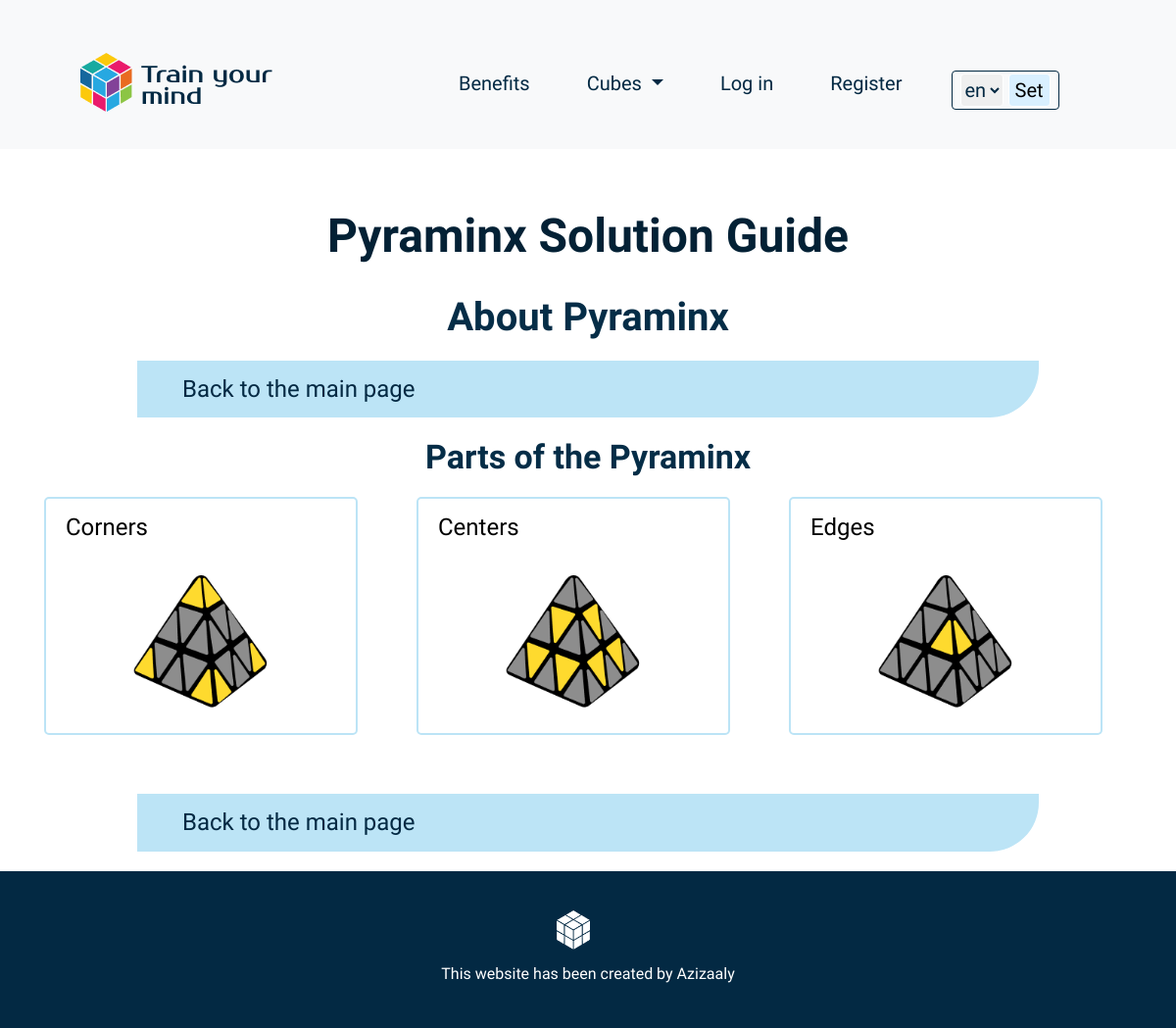
Page /about/2/ on the earlier database version.
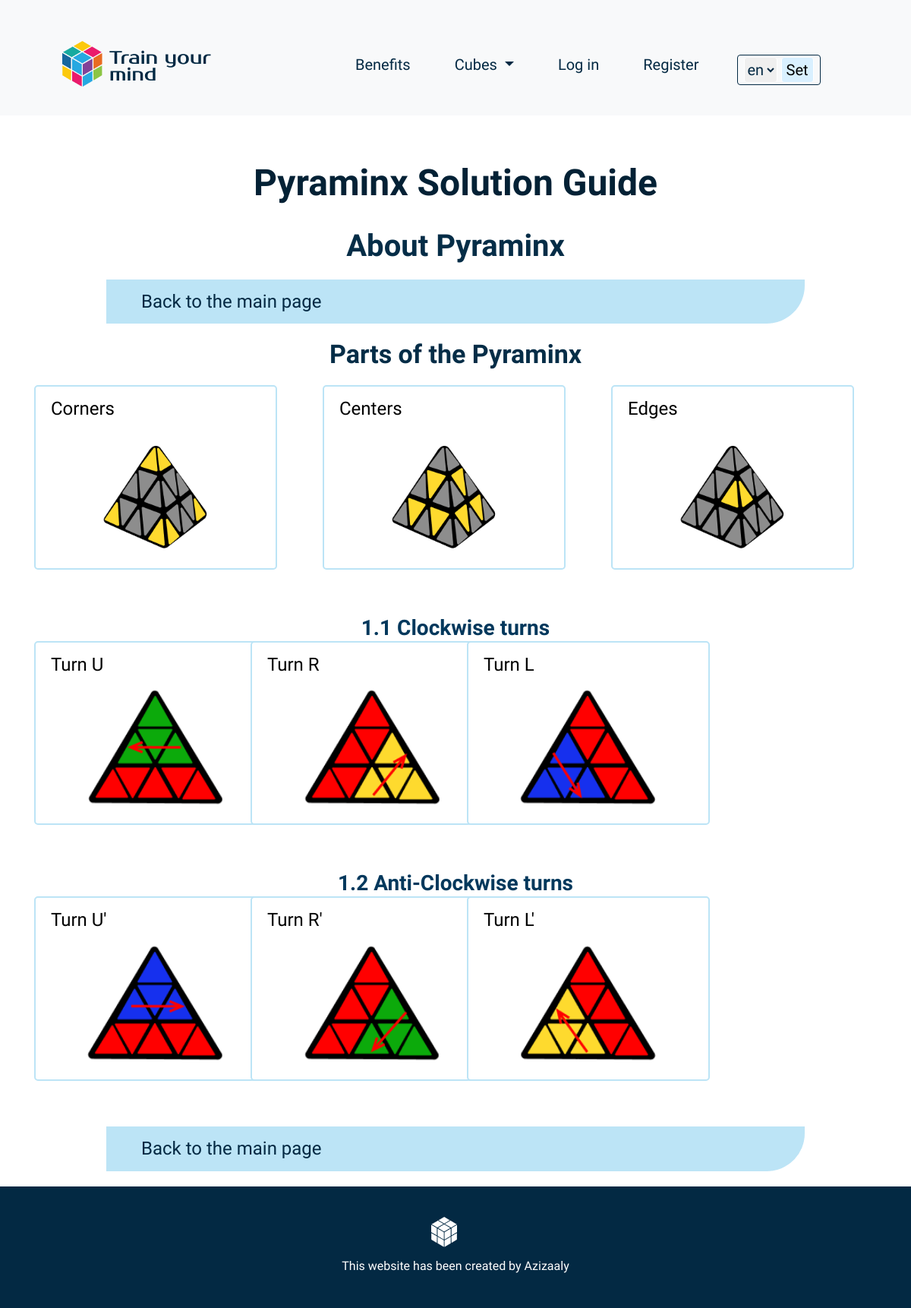
Same page on the later database version.
### cubic/models.py (models this page shows, shortened)
class Cubes(models.Model):
    name_en = models.CharField(max_length=100)
    text_en = models.TextField(null=True, blank=True)
    congra_text_en = models.TextField(null=True, blank=True)
    name_uz = models.CharField(max_length=100)
    text_uz = models.TextField(null=True, blank=True)
    congra_text_uz = models.TextField(null=True, blank=True)

class PartsOfCube(models.Model):
    cube = models.ForeignKey(Cubes, related_name="parts_of_cube", on_delete=models.CASCADE)
    img = models.ImageField(upload_to='rubics_cube/parts_of_cube')
    name_en = models.CharField(max_length=100)
    extra_text_en = models.TextField(null=True, blank=True)
    name_uz = models.CharField(max_length=100)
    extra_text_uz = models.TextField(null=True, blank=True)

class AboutBox(models.Model):
    about = models.ForeignKey(MainAboutBox, related_name="about_box", on_delete=models.CASCADE, null=True, blank=True)
    saved = models.ManyToManyField(User, related_name="saved_about_box", blank=True)
    name_en = models.CharField(max_length=100)
    extra_text_en = models.TextField(null=True, blank=True)
    name_uz = models.CharField(max_length=100)
    extra_text_uz = models.TextField(null=True, blank=True)

class AboutCard(models.Model):
    about_box = models.ForeignKey(AboutBox, related_name="about_cards", on_delete=models.CASCADE)
    img = models.ImageField(upload_to='cubes/about')
    name_en = models.CharField(max_length=100)
    extra_text_en = models.TextField(null=True, blank=True)
    name_uz = models.CharField(max_length=100)
    extra_text_uz = models.TextField(null=True, blank=True)

### cubic/views.py (the view)
# urls.py: path("about/<int:pk>/", views.AboutDetailView.as_view(), name="cube-about"),
class AboutDetailView(DetailView):
    model = About
    template_name = "cubic/about.html"
    context_object_name = "about"
    def get_context_data(self, *args, **kwargs):
        context = super(AboutDetailView, self).get_context_data(*args, **kwargs)
        about = get_object_or_404(About, id=self.kwargs['pk'])
        cube = about.cube
        cubes = Cubes.objects.all()
        context["cubes"] = cubes
        context["cube"] = cube
        return context

### cubic/templates/cubic/about.html (shortened to what this page needs)
{% extends "cubic/layout.html" %}
{% load i18n %}
{% load static %}
{% block body %}
<header class="header">
    <div class="container">
        <div class="row">
            <div class="col-lg-12">
                <div class="process">
                    <h1>
                        {% get_current_language as LANGUAGE_CODE %}
                        {% if LANGUAGE_CODE == 'uz' %}
                            {{cube.name_uz}} bo`yicha qo`llanma
                        {% else %}
                            {{cube.name_en}} Solution Guide
                        {% endif %}
                    </h1>
                    <h2 class="step_name">
                        {% if LANGUAGE_CODE == 'uz' %}
                            {{cube.name_uz}} haqida
                        {% else %}
                            About {{cube.name_en}}
                        {% endif %}
                    </h2>
                </div>
            </div>
        </div>
        <div class="row">
            <div class="col-lg-10 col-10 m-auto">
                <a class="step-title" href="{% url 'cube-detail' cube.id %}">
                    <div class="step__box d-flex">
                        <h4 class="step__box__name">
                            {% if LANGUAGE_CODE == 'uz' %}
                                Asosiy sahifaga
                            {% else %}
                                Back to the main page
                            {% endif %}
                        </h4>
                    </div>
                </a>
            </div>
        </div>
    </div>
</header>
<section class="steps">
    <div class="container">
        <div class="row">
            <div class="col-lg-12">
                <h2 class="steps_step_name">
                    {% if LANGUAGE_CODE == 'uz' %}
                        {{cube.name_uz}} qismlari
                    {% else %}
                        Parts of the {{cube.name_en}}
                    {% endif %}
                </h2>
            </div>
        </div>
        <div class="row cube-row">
            {% for part_of_cube in cube.parts_of_cube.all %}
                <div class="col-lg-4 col-6">
                    <div class="cube-card card">
                        <h4 class="card__name-text">
                            {% if LANGUAGE_CODE == 'uz' %}
                                {{part_of_cube.name_uz}}
                            {% else %}
                                {{part_of_cube.name_en}}
                            {% endif %}
                        </h4>
                        <img class="m-auto cube-card-img" src="{{ part_of_cube.img.url }}" alt="case photo">
                    </div>
                </div>
            {% endfor %}
        </div>
        {% for main_about_box in about.main_about_box.all %}
            {% for about_box in main_about_box.about_box.all %}
                <div class="row">
                    <div class="col-lg-12">
                        <h2 class="about_box_name  m-auto">
                            {% if LANGUAGE_CODE == 'uz' %}
                                {{about_box.name_uz}}
                            {% else %}
                                {{about_box.name_en}}
                            {% endif %}
                        </h2>
                    </div>
                </div>
                <div class="cube-row row">
                    {% for card in about_box.about_cards.all %}
                        <div class="col-lg-3 col-6">
                            <div class="cube-card card">
                                <h4 class="card__name-text">
                                    {% if LANGUAGE_CODE == 'uz' %}
                                        {{card.name_uz}}
                                    {% else %}
                                        {{card.name_en}}
                                    {% endif %}
                                </h4>
                                <img class="m-auto cube-card-img" src="{{ card.img.url }}" alt="case photo">
                            </div>
                        </div>
                    {% endfor %}
                </div>
            {% endfor %}
        {% endfor %}
        <div class="row">
            <div class="col-lg-10 col-10 m-auto">
                <a class="step-title" href="{% url 'cube-detail' cube.id %}">
                    <div class="step__box d-flex">
                        <h4 class="step__box__name">
                            {% if LANGUAGE_CODE == 'uz' %}
                                Asosiy sahifaga
                            {% else %}
                                Back to the main page
                            {% endif %}
                        </h4>
                    </div>
                </a>
            </div>
        </div>
    </div>
</section>
{% endblock %}

### cubic/templates/cubic/layout.html (shortened to what this page needs)
{% load static i18n %}
{% load static %}
<html lang="en">
<head>
    <link rel="stylesheet" href="{% static 'cubic/bootstrap.min.css' %}">
    <link rel="stylesheet" href="{% static 'cubic/main.css' %}">
</head>
<body>
    <header class="header">
        <nav class="navbar navbar-expand-lg navbar-light bg-light">
            <div class="container">
                <a class="navbar-brand">
                    <img src="{% static 'cubic/img/main-logo.png' %}" alt="logo" class="logo">
                </a>
                <div class="collapse navbar-collapse" id="navbarNavDropdown">
                    <ul class="menu navbar-nav">
                        <li class="nav-item">
                            <a class="nav-link" href="{% url 'index' %}">
                                {% get_current_language as LANGUAGE_CODE %}
                                {% if LANGUAGE_CODE == 'uz' %}
                                    Foydalari
                                {% else %}
                                    Benefits
                                {% endif %}
                            </a>
                        </li>
                        <li class="dropdown nav-item">
                            <a class="nav-link dropdown-toggle" href="#" id="navbarDropdown" role="button" data-toggle="dropdown" aria-haspopup="true" aria-expanded="false">
                                {% if LANGUAGE_CODE == 'uz' %}
                                    Kubiklar
                                {% else %}
                                    Cubes
                                {% endif %}
                            </a>
                        </li>
                        {% if user.is_authenticated %}
                        <li class="nav-item">
                            <a class="nav-link" href="{% url 'profile-main' user.id %}">
                                {% if LANGUAGE_CODE == 'uz' %}
                                    Profilim
                                {% else %}
                                    Profile
                                {% endif %}
                            </a>
                        </li>
                        <li class="nav-item">
                            <a class="nav-link" href="{% url 'logout' %}">
                                {% if LANGUAGE_CODE == 'uz' %}
                                    Chiqish
                                {% else %}
                                    Log out
                                {% endif %}
                            </a>
                        </li>
                        {% else %}
                        <li class="nav-item">
                            <a class="nav-link" href="{% url 'login' %}">
                                {% if LANGUAGE_CODE == 'uz' %}
                                    Kirish
                                {% else %}
                                    Log in
                                {% endif %}
                            </a>
                        </li>
                        <li class="nav-item">
                            <a class="nav-link" href="{% url 'register' %}">
                                {% if LANGUAGE_CODE == 'uz' %}
                                    Ro`yxatdan o`tish
                                {% else %}
                                    Register
                                {% endif %}
                            </a>
                        </li>
                        {% endif %}
                        <li class="language_switcher_li d-flex nav-item">
                            <form class="d-flex language_switcher nav-link" action="{% url 'set_language' %}" method="post">{% csrf_token %}
                                <select class="lang_switch_sel" name="language">
                                    <option class="lang_switch_opt" value="en"{% if LANGUAGE_CODE == 'en' %} selected{% endif %}>
                                        en
                                    </option>
                                </select>
                                <input class="lang_switch_submit" type="submit" value="Set">
                            </form>
                        </li>
                    </ul>
                </div>
            </div>
        </nav>
    </header>
    {% block body %}{% endblock %}
    <footer class="footer">
        <div class="container">
            <div class="row">
                <div class="col-lg-1 m-auto">
                    <img class="m-auto footer__logo" src="{% static 'cubic/img/logowhite.png' %}" alt="whitelogo">
                </div>
            </div>
            <div class="row">
                <div class="col-lg-6 m-auto">
                    <h4 class="footer__text">
                        This website has been created by Azizaaly
                    </h4>
                </div>
            </div>
        </div>
    </footer>
</body>
</html>

### cubic/static/cubic/main.css (style rules this page uses)
body { padding: 0; margin: 0; font-family: 'Quantico', sans-serif; font-size: 26px; color: #010101; }
.navbar { display: flex; }
.logo { margin-left: 30px; }
h1, h2, h3, h4, h5, h6, p { margin: 0; padding: 0; }
ul, li { padding: 0; margin: 0; display: block; }
* { box-sizing: border-box; }
.step__box__name { color: #032943; }
.language_switcher { border: 1px solid #032943; padding: 2px; border-radius: 4px; }
.language_switcher_li { margin-top: 10px; margin-left: 200px; }
.lang_switch_sel { margin-right: 5px; color: #032943; border-radius: 4px; border: 1px solid #fff; }
.lang_switch_submit { border-radius: 4px; border: 1px solid #fff; background: #d9f0ff; }
.menu { display: flex; margin-left: 50px; margin-top: 25px; }
.navbar { padding: 37px; padding-bottom: 20px; margin-bottom: 30px; }
.language_switcher_li { font-size: 20px; margin-left: 42px; }
.nav-link { color: #032943 !important; }
.nav-item { font-size: 20px; margin-left: 42px; }
.process { margin-top: 30px; }
h1 { margin: 0 auto; text-align:center; font-weight: 700; font-size: 48px; margin-bottom: 30px; color: #032135; }
.step_name { margin: 0 auto; text-align:center; font-weight: 700; font-size: 40px; margin-bottom: 20px; color: #052d47; }
.steps_step_name { margin: 0 auto; text-align:center; font-weight: 700; font-size: 34px; margin-bottom: 20px; color: #052d47; font-family: ABeeZee; }
.about_box_name { margin: 0 auto; text-align:center; font-weight: 700; font-size: 28px; margin-bottom: 20px; color: #02385c; font-family: ABeeZee; }
.step__box { background: #BCE4F6; border-radius: 0px 0px 50px 0px; padding: 15px 46px; margin-bottom: 20px; }
.card__name-text { margin: 15px 20px; }
.cube-card { border-radius: 5px; border: 2px solid #BCE4F6; width: 320px; margin-bottom: 60px; }
.cube-card img { height: 160px; }
footer { background: #032943; color: #fff; padding: 40px 0; }
.footer__logo { height: 40px; }
.footer__text { font-family: Prosto One; font-size: 16px; line-height: 30px; margin-top: 10px; text-align: center; }

Differences in the rows shown:
added AboutBox: name_en "1.1 Clockwise turns"
added AboutCard: name_en "Turn U", img (picture), shown under "1.1 Clockwise turns"
added AboutCard: name_en "Turn R", img (picture), shown under "1.1 Clockwise turns"
added AboutCard: name_en "Turn L", img (picture), shown under "1.1 Clockwise turns"
added AboutBox: name_en "1.2 Anti-Clockwise turns"
added AboutCard: name_en "Turn U'", img (picture), shown under "1.2 Anti-Clockwise turns"
added AboutCard: name_en "Turn R'", img (picture), shown under "1.2 Anti-Clockwise turns"
added AboutCard: name_en "Turn L'", img (picture), shown under "1.2 Anti-Clockwise turns"
